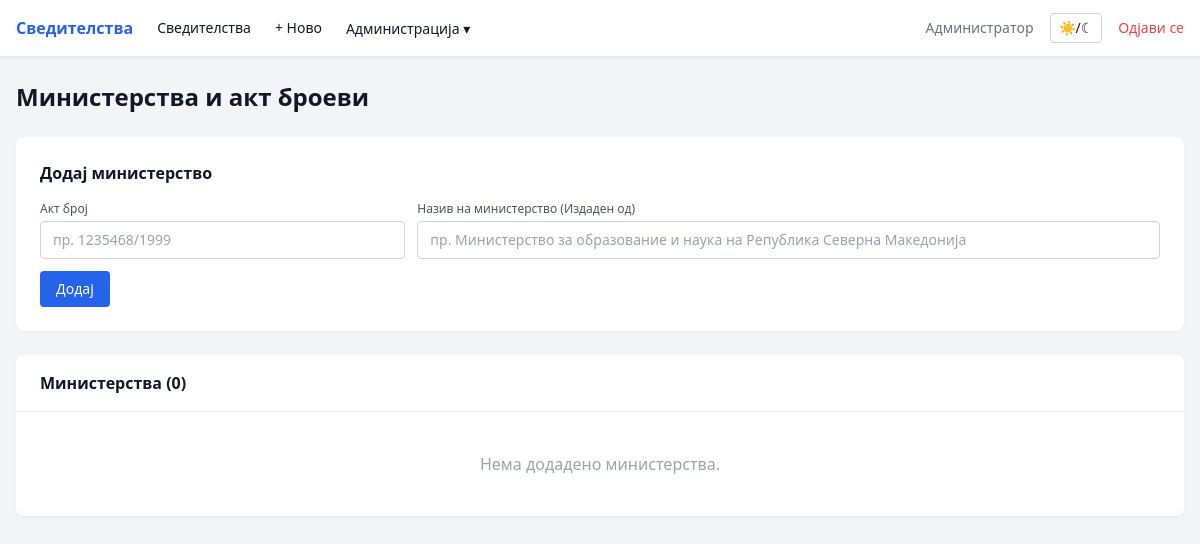
The app's page /admin/ministries (signed in), older data.
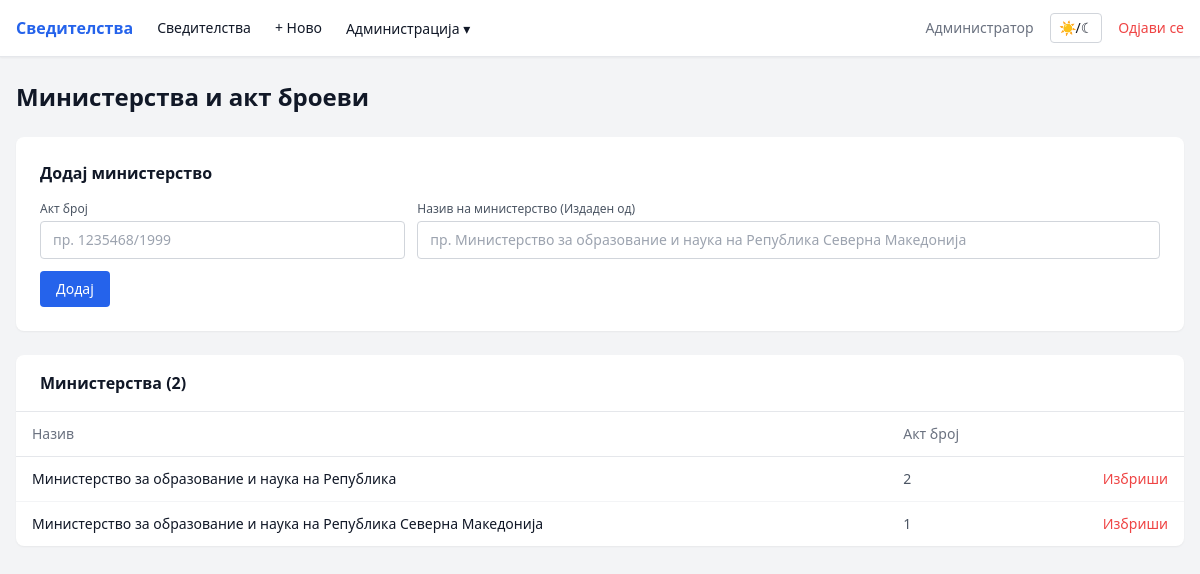
The same page, newer data.
### tables this page shows
CREATE TABLE ministries (
            id INTEGER PRIMARY KEY AUTOINCREMENT,
            name TEXT NOT NULL,
            act_number TEXT,
            act_date TEXT
        );

### app.py (the view, shortened to what this page needs)
@app.route('/admin/ministries', methods=['GET', 'POST'])
@login_required
@admin_required
def admin_ministries():
    return render_template('admin/ministries.html', ministries=db.get_all_ministries())

### app.py (called while the page is built)
@login_manager.user_loader
def load_user(user_id):
    return db.get_user_by_id(user_id)

def admin_required(f):
    from functools import wraps
    @wraps(f)
    def decorated(*args, **kwargs):
        if not current_user.is_authenticated or current_user.role != 'admin':
            abort(403)
        return f(*args, **kwargs)
    return decorated

### database.py (called while the page is built)
def get_db():
    conn = sqlite3.connect(DB_PATH)
    conn.row_factory = sqlite3.Row
    conn.execute('PRAGMA foreign_keys = ON')
    return conn

def get_user_by_id(user_id):
    conn = get_db()
    row = conn.execute('SELECT * FROM users WHERE id = ?', (user_id,)).fetchone()
    conn.close()
    return User(row['id'], row['username'], row['role'], row['full_name']) if row else None

def get_all_ministries():
    conn = get_db()
    rows = conn.execute('SELECT * FROM ministries ORDER BY name').fetchall()
    conn.close()
    return [dict(r) for r in rows]

### templates/admin/ministries.html (shortened to what this page needs)
{% extends 'base.html' %}
{% block content %}
<h1 class="text-2xl font-bold mb-6">Министерства и акт броеви</h1>
<div class="bg-white dark:bg-gray-800 rounded-lg shadow-sm p-6 mb-6">
    <h2 class="font-semibold mb-4">Додај министерство</h2>
    <form method="POST" class="grid grid-cols-1 md:grid-cols-3 gap-3">
        <div>
            <label class="block text-xs font-medium mb-1 text-gray-600 dark:text-gray-400">Акт број</label>
            <input type="text" name="act_number" required placeholder="пр. 1235468/1999"
                class="w-full px-3 py-2 rounded border border-gray-300 dark:border-gray-600 bg-white dark:bg-gray-700 text-sm">
        </div>
        <div class="md:col-span-2">
            <label class="block text-xs font-medium mb-1 text-gray-600 dark:text-gray-400">Назив на министерство (Издаден од)</label>
            <input type="text" name="name" required placeholder="пр. Министерство за образование и наука на Република Северна Македонија"
                class="w-full px-3 py-2 rounded border border-gray-300 dark:border-gray-600 bg-white dark:bg-gray-700 text-sm">
        </div>
        <div class="md:col-span-3">
            <button type="submit" class="px-4 py-2 bg-blue-600 hover:bg-blue-700 text-white rounded text-sm">Додај</button>
        </div>
    </form>
</div>
<div class="bg-white dark:bg-gray-800 rounded-lg shadow-sm">
    <div class="px-6 py-4 border-b border-gray-200 dark:border-gray-700 font-semibold">
        Министерства ({{ ministries|length }})
    </div>
    {% if ministries %}
    <div class="overflow-x-auto">
        <table class="w-full text-sm">
            <thead class="border-b border-gray-200 dark:border-gray-700 text-gray-500 dark:text-gray-400">
                <tr>
                    <th class="px-4 py-3 text-left font-medium">Назив</th>
                    <th class="px-4 py-3 text-left font-medium">Акт број</th>
                    <th class="px-4 py-3"></th>
                </tr>
            </thead>
            <tbody class="divide-y divide-gray-100 dark:divide-gray-700">
                {% for m in ministries %}
                <tr class="hover:bg-gray-50 dark:hover:bg-gray-750">
                    <td class="px-4 py-3 font-medium">{{ m.name }}</td>
                    <td class="px-4 py-3 text-gray-600 dark:text-gray-400">{{ m.act_number or '—' }}</td>
                    <td class="px-4 py-3 text-right">
                        <form method="POST" class="inline" onsubmit="return confirm('Избриши го ова министерство?')">
                            <button class="text-sm text-red-500 hover:text-red-700">Избриши</button>
                        </form>
                    </td>
                </tr>
                {% endfor %}
            </tbody>
        </table>
    </div>
    {% else %}
    <div class="px-6 py-10 text-center text-gray-400">Нема додадено министерства.</div>
    {% endif %}
</div>
{% endblock %}

Row changes from the older to the newer data that the page shows:
added ministries: name "Министерство за образование и наука на Република", act_number "2"
added ministries: name "Министерство за образование и наука на Република Северна Македонија", act_number "1"
Text that changed along with them:
{{ ministries|length }}: "0" → "2"
text no longer shown: "Нема додадено министерства."
text now shown: "Назив Акт број"
